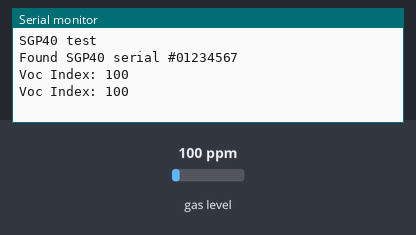
This sketch was run on a simulated Arduino Uno, built with avr-gcc and run on an emulated ATmega328P. Shown: the last lines printed to the serial monitor. The inputs (shaded band) are chosen by the test bench; at power-on: gas level 100 ppm.

Above: at 1.8 s.
1.9 s: gas level set to 20 ppm
At 2.8 s:
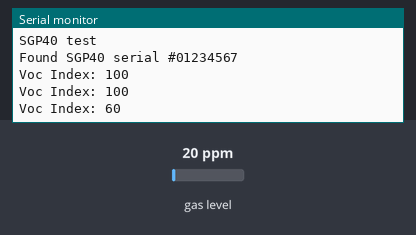
3.4 s: gas level set to 250 ppm
At 4.7 s:
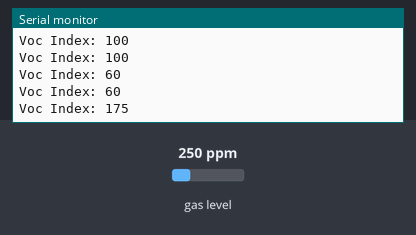
Timing chart, 0 to 6.4 s (numbered marks = the images above; inputs shaded):
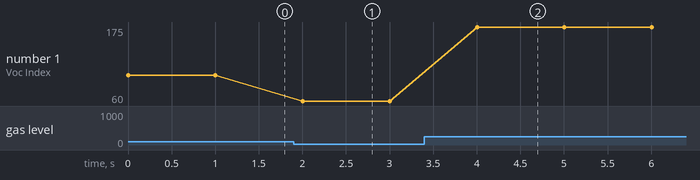

The sketch:

SG40.ino
```cpp
#include <Wire.h>
#include "Adafruit_SGP40.h"


Adafruit_SGP40 sgp;
int32_t voc_index;


void setup() {
  Serial.begin(115200);
  while (!Serial) { delay(10); } // Wait for serial console to open!


  Serial.println("SGP40 test");


  if (! sgp.begin()){
    Serial.println("Sensor not found :(");
    while (1);
  }
  Serial.print("Found SGP40 serial #");
  Serial.print(sgp.serialnumber[0], HEX);
  Serial.print(sgp.serialnumber[1], HEX);
  Serial.println(sgp.serialnumber[2], HEX);
}


int counter = 0;
void loop() {

    voc_index = sgp.measureVocIndex();
  Serial.print("Voc Index: ");
  Serial.println(voc_index);


  delay(1000);
}
```

Measured:
- after the input at 1.9 s, the serial monitor: prints a new line after 0.10 s (image 1)
- after the input at 3.4 s, the serial monitor: prints a new line after 0.60 s (image 2)
- plotted number 1: 100 → 60 after the input at 1.9 s, 60 → 175 after the input at 3.4 s
